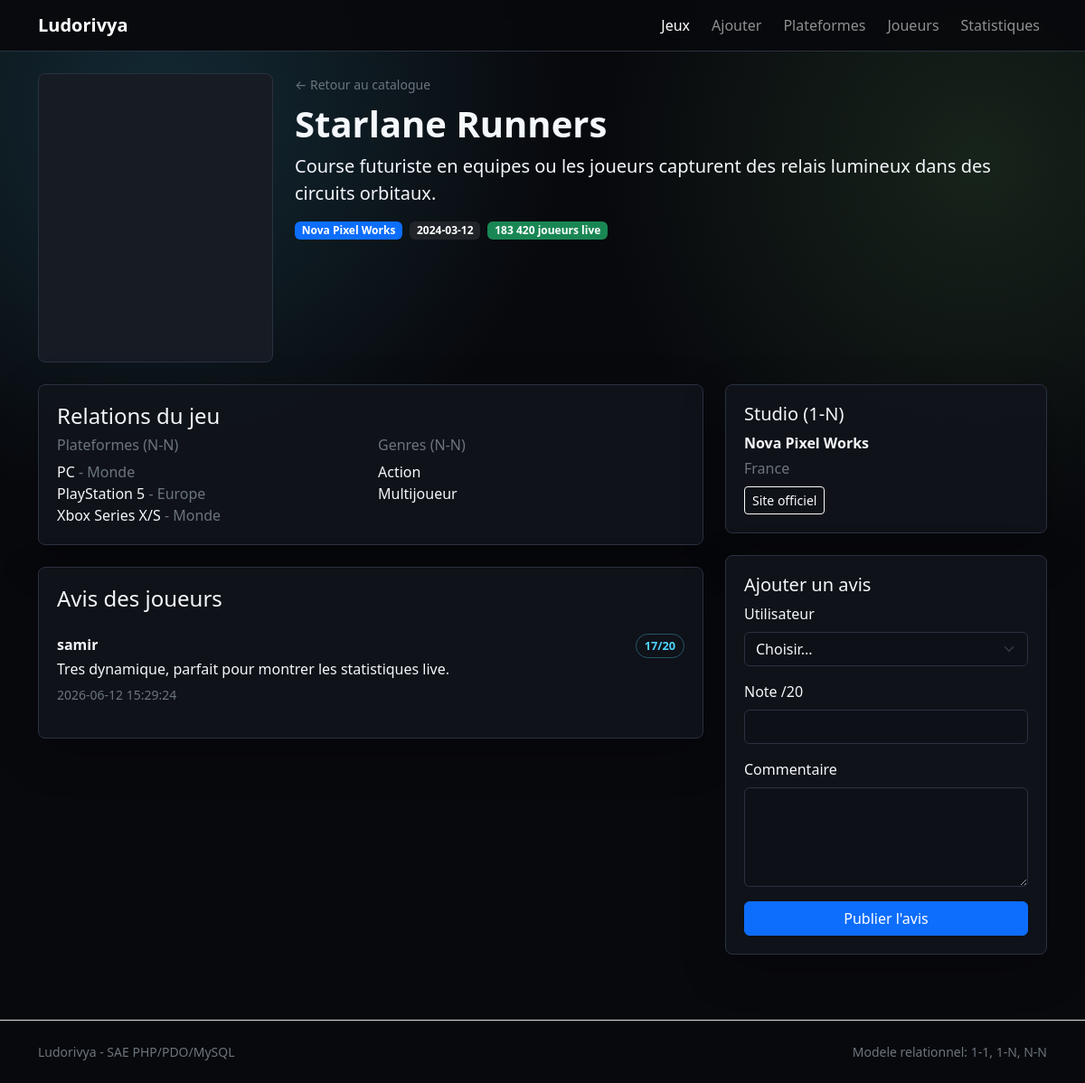
/game.php?id=1, run on the app's committed database.
### tables this page shows
CREATE TABLE games (
    id INT UNSIGNED AUTO_INCREMENT PRIMARY KEY,
    studio_id INT UNSIGNED NOT NULL,
    slug VARCHAR(170) NOT NULL UNIQUE,
    title VARCHAR(150) NOT NULL,
    description TEXT NOT NULL,
    release_date DATE NOT NULL,
    age_rating TINYINT UNSIGNED NOT NULL,
    cover_url VARCHAR(500) NOT NULL,
    live_players INT UNSIGNED NOT NULL DEFAULT 0,
    created_at TIMESTAMP DEFAULT CURRENT_TIMESTAMP,
    CONSTRAINT chk_games_age_rating CHECK (age_rating BETWEEN 3 AND 18),
    CONSTRAINT fk_games_studio
        FOREIGN KEY (studio_id) REFERENCES studios(id)
        ON DELETE RESTRICT,
    INDEX idx_games_title (title),
    INDEX idx_games_release_date (release_date),
    INDEX idx_games_live_players (live_players)
);

CREATE TABLE studios (
    id INT UNSIGNED AUTO_INCREMENT PRIMARY KEY,
    name VARCHAR(120) NOT NULL UNIQUE,
    country VARCHAR(80) NOT NULL,
    founded_year SMALLINT UNSIGNED NULL,
    website VARCHAR(255) NULL,
    created_at TIMESTAMP DEFAULT CURRENT_TIMESTAMP
);

CREATE TABLE game_platforms (
    game_id INT UNSIGNED NOT NULL,
    platform_id INT UNSIGNED NOT NULL,
    release_region VARCHAR(60) NOT NULL DEFAULT 'Monde',
    PRIMARY KEY (game_id, platform_id),
    CONSTRAINT fk_game_platforms_game
        FOREIGN KEY (game_id) REFERENCES games(id)
        ON DELETE CASCADE,
    CONSTRAINT fk_game_platforms_platform
        FOREIGN KEY (platform_id) REFERENCES platforms(id)
        ON DELETE CASCADE
);

CREATE TABLE platforms (
    id INT UNSIGNED AUTO_INCREMENT PRIMARY KEY,
    name VARCHAR(100) NOT NULL UNIQUE,
    manufacturer VARCHAR(100) NOT NULL,
    generation VARCHAR(50) NULL
);

CREATE TABLE genres (
    id INT UNSIGNED AUTO_INCREMENT PRIMARY KEY,
    name VARCHAR(80) NOT NULL UNIQUE
);

CREATE TABLE reviews (
    id INT UNSIGNED AUTO_INCREMENT PRIMARY KEY,
    game_id INT UNSIGNED NOT NULL,
    user_id INT UNSIGNED NOT NULL,
    rating TINYINT UNSIGNED NOT NULL,
    comment TEXT NOT NULL,
    created_at TIMESTAMP DEFAULT CURRENT_TIMESTAMP,
    UNIQUE KEY uniq_reviews_user_game (game_id, user_id),
    CONSTRAINT chk_reviews_rating CHECK (rating BETWEEN 0 AND 20),
    CONSTRAINT fk_reviews_game
        FOREIGN KEY (game_id) REFERENCES games(id)
        ON DELETE CASCADE,
    CONSTRAINT fk_reviews_user
        FOREIGN KEY (user_id) REFERENCES users(id)
        ON DELETE CASCADE
);

CREATE TABLE users (
    id INT UNSIGNED AUTO_INCREMENT PRIMARY KEY,
    username VARCHAR(60) NOT NULL UNIQUE,
    email VARCHAR(160) NOT NULL UNIQUE,
    password_hash VARCHAR(255) NOT NULL,
    created_at TIMESTAMP DEFAULT CURRENT_TIMESTAMP
);

### public/game.php (the view, shortened to what this page needs)
<?php
require_once __DIR__ . '/../src/bootstrap.php';
render_header('Fiche jeu', 'home');
$gameId = filter_input(INPUT_GET, 'id', FILTER_VALIDATE_INT);
$gameStatement = $pdo->prepare("
    SELECT g.*, s.name AS studio_name, s.country AS studio_country, s.website AS studio_website
    FROM games g
    INNER JOIN studios s ON s.id = g.studio_id
    WHERE g.id = :id
");
$gameStatement->execute(['id' => $gameId]);
$game = $gameStatement->fetch();
$platformStatement = $pdo->prepare("
    SELECT p.name, p.manufacturer, gp.release_region
    FROM game_platforms gp
    INNER JOIN platforms p ON p.id = gp.platform_id
    WHERE gp.game_id = :game_id
    ORDER BY p.name
");
$platformStatement->execute(['game_id' => $gameId]);
$platforms = $platformStatement->fetchAll();
$genreStatement = $pdo->prepare("
    SELECT ge.name
    FROM game_genres gg
    INNER JOIN genres ge ON ge.id = gg.genre_id
    WHERE gg.game_id = :game_id
    ORDER BY ge.name
");
$genreStatement->execute(['game_id' => $gameId]);
$genres = $genreStatement->fetchAll();
$reviewStatement = $pdo->prepare("
    SELECT r.rating, r.comment, r.created_at, u.username
    FROM reviews r
    INNER JOIN users u ON u.id = r.user_id
    WHERE r.game_id = :game_id
    ORDER BY r.created_at DESC
");
$reviewStatement->execute(['game_id' => $gameId]);
$reviews = $reviewStatement->fetchAll();
?>
<section class="detail-header mb-4">
    <div class="detail-cover" style="background-image: url('<?= e($game['cover_url']) ?>')"></div>
    <div>
        <a class="small text-secondary text-decoration-none" href="index.php">&larr; Retour au catalogue</a>
        <h1 class="display-6 fw-bold mt-2"><?= e($game['title']) ?></h1>
        <p class="lead"><?= e($game['description']) ?></p>
        <div class="d-flex flex-wrap gap-2">
            <span class="badge text-bg-primary"><?= e($game['studio_name']) ?></span>
            <span class="badge text-bg-dark"><?= e((string)$game['release_date']) ?></span>
            <span class="badge text-bg-success"><?= number_format((int)$game['live_players'], 0, ',', ' ') ?> joueurs live</span>
        </div>
    </div>
</section>
<div class="row g-4">
    <section class="col-lg-8">
        <div class="content-panel mb-4">
            <h2 class="h4">Relations du jeu</h2>
            <div class="row g-3">
                <div class="col-md-6">
                    <h3 class="h6 text-secondary">Plateformes (N-N)</h3>
                    <ul class="list-unstyled mb-0">
                        <?php foreach ($platforms as $platform): ?>
                            <li><?= e($platform['name']) ?> <span class="text-secondary">- <?= e($platform['release_region']) ?></span></li>
                        <?php endforeach; ?>
                    </ul>
                </div>
                <div class="col-md-6">
                    <h3 class="h6 text-secondary">Genres (N-N)</h3>
                    <ul class="list-unstyled mb-0">
                        <?php foreach ($genres as $genre): ?>
                            <li><?= e($genre['name']) ?></li>
                        <?php endforeach; ?>
                    </ul>
                </div>
            </div>
        </div>
        <div class="content-panel">
            <h2 class="h4">Avis des joueurs</h2>
            <?php foreach ($reviews as $review): ?>
                <article class="review">
                    <div class="d-flex justify-content-between gap-3">
                        <strong><?= e($review['username']) ?></strong>
                        <span class="rating"><?= (int)$review['rating'] ?>/20</span>
                    </div>
                    <p class="mb-1"><?= e($review['comment']) ?></p>
                    <span class="small text-secondary"><?= e($review['created_at']) ?></span>
                </article>
            <?php endforeach; ?>
        </div>
    </section>
    <aside class="col-lg-4">
        <div class="content-panel mb-4">
            <h2 class="h5">Studio (1-N)</h2>
            <p class="mb-1"><strong><?= e($game['studio_name']) ?></strong></p>
            <p class="text-secondary mb-2"><?= e($game['studio_country']) ?></p>
            <?php if ($game['studio_website']): ?>
                <a class="btn btn-sm btn-outline-light" href="<?= e($game['studio_website']) ?>" target="_blank" rel="noreferrer">Site officiel</a>
            <?php endif; ?>
        </div>
        <form class="content-panel needs-validation" method="post" action="review_store.php" novalidate data-review-form>
            <h2 class="h5">Ajouter un avis</h2>
            <div class="mb-3">
                <label class="form-label" for="user_id">Utilisateur</label>
                <select class="form-select" id="user_id" name="user_id" required>
                    <option value="">Choisir...</option>
                </select>
            </div>
            <div class="mb-3">
                <label class="form-label" for="rating">Note /20</label>
                <input class="form-control" type="number" id="rating" name="rating" min="0" max="20" required>
            </div>
            <div class="mb-3">
                <label class="form-label" for="comment">Commentaire</label>
                <textarea class="form-control" id="comment" name="comment" rows="4" maxlength="1000" required></textarea>
            </div>
            <button class="btn btn-primary w-100" type="submit">Publier l'avis</button>
        </form>
    </aside>
</div>
<?php render_footer(); ?>

### src/functions.php (shortened to what this page needs)
<?php
function e(?string $value): string
{
    return htmlspecialchars($value ?? '', ENT_QUOTES | ENT_SUBSTITUTE, 'UTF-8');
}
function current_page(string $page, string $current): string
{
    return $page === $current ? 'active' : '';
}
function render_header(string $title, string $current = ''): void
{
    ?>
    <!doctype html>
    <html lang="fr">
    <head>
        <link href="https://cdn.jsdelivr.net/npm/bootstrap@5.3.3/dist/css/bootstrap.min.css" rel="stylesheet">
        <link href="assets/css/styles.css" rel="stylesheet">
    </head>
    <body>
    <nav class="navbar navbar-expand-lg navbar-dark app-navbar sticky-top">
        <div class="container">
            <a class="navbar-brand fw-bold" href="index.php">Ludorivya</a>
            <div class="collapse navbar-collapse" id="mainNav">
                <ul class="navbar-nav ms-auto gap-lg-2">
                    <li class="nav-item"><a class="nav-link <?= current_page('home', $current) ?>" href="index.php">Jeux</a></li>
                    <li class="nav-item"><a class="nav-link <?= current_page('create', $current) ?>" href="create.php">Ajouter</a></li>
                    <li class="nav-item"><a class="nav-link <?= current_page('platforms', $current) ?>" href="platforms.php">Plateformes</a></li>
                    <li class="nav-item"><a class="nav-link <?= current_page('users', $current) ?>" href="users.php">Joueurs</a></li>
                    <li class="nav-item"><a class="nav-link <?= current_page('stats', $current) ?>" href="stats.php">Statistiques</a></li>
                </ul>
            </div>
        </div>
    </nav>
    <main class="container py-4">
    <?php
}
function render_footer(): void
{
    ?>
    </main>
    <footer class="border-top py-4 mt-5">
        <div class="container d-flex flex-column flex-md-row justify-content-between gap-2 small text-secondary">
            <span>Ludorivya - SAE PHP/PDO/MySQL</span>
            <span>Modele relationnel: 1-1, 1-N, N-N</span>
        </div>
    </footer>
    </body>
    </html>
    <?php
}
    ?>

### public/assets/css/styles.css (style rules this page uses)
:root { color-scheme: dark; --bg: #08090d; --panel: #11141b; --panel-strong: #171b24; --line: #2a3140; --text: #f4f7fb; --muted: #98a2b3; --cyan: #4dd4ff; --green: #80e27e; --amber: #ffce6a; --rose: #ff6b9a; }
body { min-height: 100vh; background: radial-gradient(circle at 15% 10%, rgba(77, 212, 255, 0.16), transparent 28rem), radial-gradient(circle at 90% 15%, rgba(128, 226, 126, 0.12), transparent 26rem), var(--bg); color: var(--text); }
a { color: inherit; }
.app-navbar { background: rgba(8, 9, 13, 0.92); border-bottom: 1px solid var(--line); backdrop-filter: blur(12px); }
.navbar-brand { letter-spacing: 0; }
.live-panel, .content-panel, .toolbar, .stat-card, .empty-state { border: 1px solid var(--line); border-radius: 8px; background: rgba(17, 20, 27, 0.88); box-shadow: 0 16px 48px rgba(0, 0, 0, 0.25); }
.toolbar, .content-panel, .empty-state { padding: 1.25rem; }
.form-control, .form-select { color: var(--text); background-color: #0d1017; border-color: var(--line); }
.game-cover, .detail-cover { background-color: var(--panel-strong); background-position: center; background-size: cover; }
.rating, .live-count { display: inline-flex; align-items: center; min-width: fit-content; border: 1px solid rgba(77, 212, 255, 0.35); border-radius: 999px; padding: 0.2rem 0.55rem; color: var(--cyan); font-size: 0.8rem; font-weight: 700; }
.detail-header { display: grid; grid-template-columns: minmax(180px, 260px) 1fr; gap: 1.5rem; align-items: stretch; }
.detail-cover { min-height: 320px; border: 1px solid var(--line); border-radius: 8px; }
.review { border-top: 1px solid var(--line); padding: 1rem 0; }
.review:first-of-type { border-top: 0; }

### data on the page
games: title "Starlane Runners", description "Course futuriste en equipes ou les joueurs capturent des relais lumineux dans des circuits orbitaux.", studio.name "Nova Pixel Works", release_date "2024-03-12", live_players "183 420", studio.country "France"
game_platforms: platform.name "PC", release_region "Monde"
game_platforms: platform.name "PlayStation 5", release_region "Europe"
game_platforms: platform.name "Xbox Series X/S", release_region "Monde"
genres: name "Action"
genres: name "Multijoueur"
reviews: user.username "samir", rating "17", comment "Tres dynamique, parfait pour montrer les statistiques live.", created_at "2026-06-12 15:29:24"
